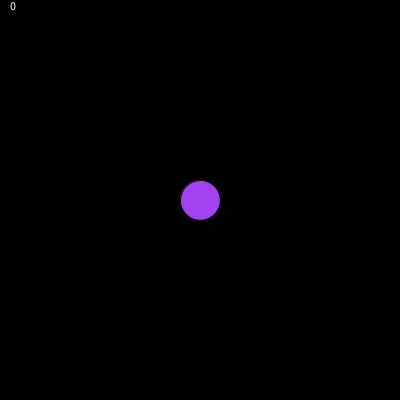
Frame 1 (no input)
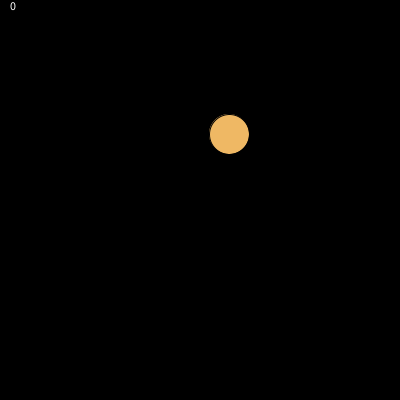
Frame 60 (the mouse pressed at the canvas centre just before this capture)
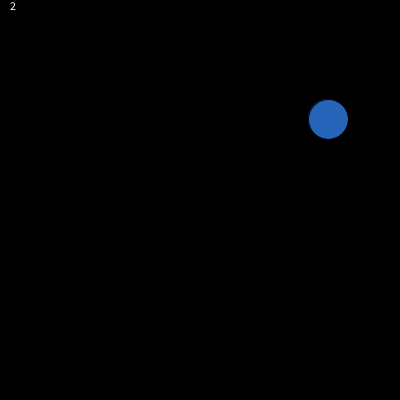
Frame 120 (the mouse held since frame 60 and released just before this capture)

The Processing sketch that drew these frames (run headless with seeded random() and noise(); from frame 60 on, the mouse is pressed at the canvas centre):

// Processing sketch: Uppgift_3b
// ── Uppgift_3b.pde
int bolls = 40;
int bollx = 200;
int bolly = 200;
int points = 0;

void setup(){
  size(400, 400);
}

void draw(){
  fill (0, 0, 0);
  rect (0, 0, 400, 400);
  fill (random(0, 255), random(0, 255), random(0, 255));
  ellipse(bollx, bolly, bolls, bolls);
  bollx += random(-20, 20);
  bolly += random(-20, 20);
  if (mouseX < bollx + 20 && mouseX > bollx - 20 && mouseY < bolly + 20 && mouseY > bolly - 20){
    points += 1;
  }
  fill (255, 255, 255);
  text (points, 10, 10);
}
